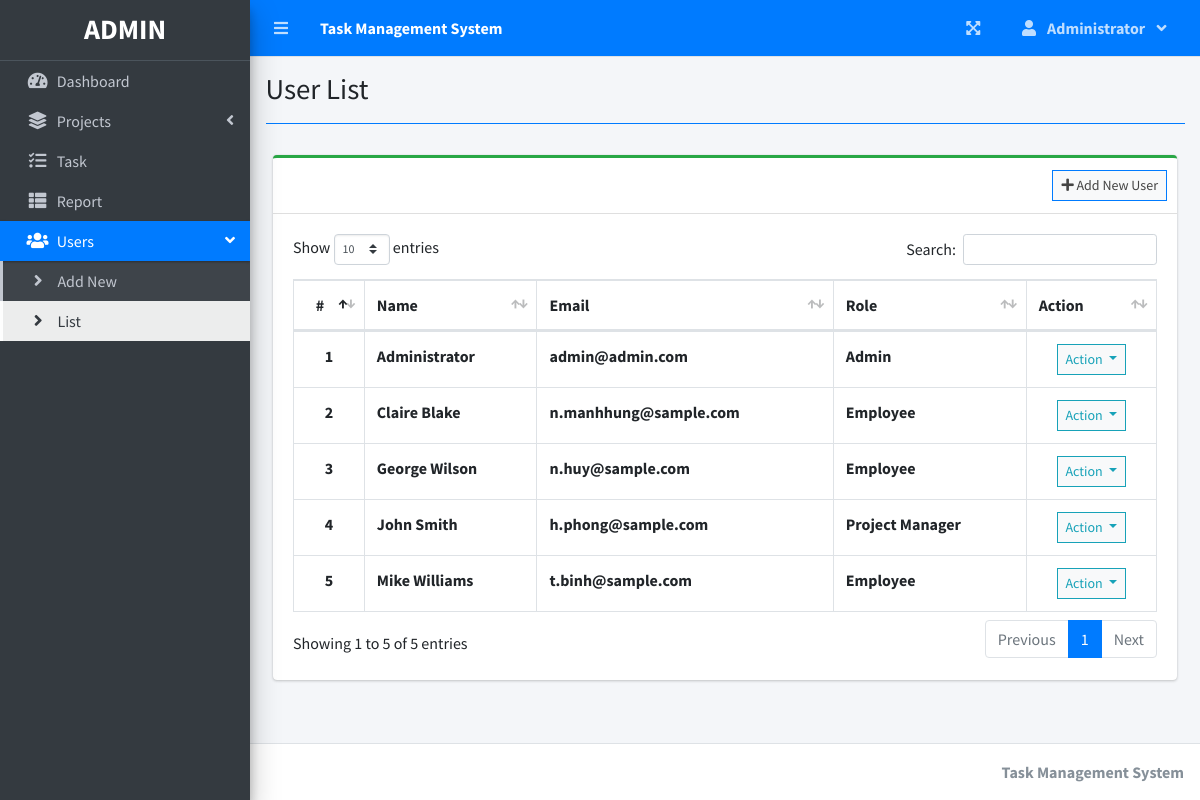
The page /index.php?page=user_list (signed in) on the database its author committed.
### tables this page shows
CREATE TABLE `users` (
  `id` int(30) NOT NULL,
  `firstname` varchar(200) NOT NULL,
  `lastname` varchar(200) NOT NULL,
  `email` varchar(200) NOT NULL,
  `password` text NOT NULL,
  `type` tinyint(1) NOT NULL DEFAULT 2 COMMENT '1 = admin, 2 = manager, 3 = employee',
  `avatar` text NOT NULL DEFAULT 'no-image-available.png',
  `date_created` datetime NOT NULL DEFAULT current_timestamp()
);

### user_list.php (the view, shortened to what this page needs)
<?php include'db_connect.php' ?>
<div class="col-lg-12">
	<div class="card card-outline card-success">
		<div class="card-header">
			<div class="card-tools">
				<a class="btn btn-block btn-sm btn-default btn-flat border-primary" href="./index.php?page=new_user"><i class="fa fa-plus"></i> Add New User</a>
			</div>
		</div>
		<div class="card-body">
			<table class="table tabe-hover table-bordered" id="list">
				<thead>
					<tr>
						<th class="text-center">#</th>
						<th>Name</th>
						<th>Email</th>
						<th>Role</th>
						<th>Action</th>
					</tr>
				</thead>
				<tbody>
					<?php
					$i = 1;
					$type = array('',"Admin","Project Manager","Employee");
					$qry = $conn->query("SELECT *,concat(firstname,' ',lastname) as name FROM users order by concat(firstname,' ',lastname) asc");
					while($row= $qry->fetch_assoc()):
					?>
					<tr>
						<th class="text-center"><?php echo $i++ ?></th>
						<td><b><?php echo ucwords($row['name']) ?></b></td>
						<td><b><?php echo $row['email'] ?></b></td>
						<td><b><?php echo $type[$row['type']] ?></b></td>
						<td class="text-center">
							<button type="button" class="btn btn-default btn-sm btn-flat border-info wave-effect text-info dropdown-toggle" data-toggle="dropdown" aria-expanded="true">
		                      Action
		                    </button>
						</td>
					</tr>
				<?php endwhile; ?>
				</tbody>
			</table>
		</div>
	</div>
</div>

### index.php (shortened to what this page needs)
<!DOCTYPE html>
<html lang="en">
<?php
	include 'header.php'
?>
<body class="hold-transition sidebar-mini layout-fixed layout-navbar-fixed layout-footer-fixed">
<div class="wrapper">
  <?php include 'topbar.php' ?>
  <?php include 'sidebar.php' ?>
  <div class="content-wrapper">
    <div class="content-header">
      <div class="container-fluid">
        <div class="row mb-2">
          <div class="col-sm-6">
            <h1 class="m-0"><?php echo $title ?></h1>
          </div>
        </div>
            <hr class="border-primary">
      </div>
    </div>
    <section class="content">
      <div class="container-fluid">
         <?php
            $page = isset($_GET['page']) ? $_GET['page'] : 'home';
            if(!file_exists($page.".php")){
                include '404.html';
            }else{
            include $page.'.php';
            }
          ?>
      </div>
    </section>
  </div>
  <footer class="main-footer">
    <div class="float-right d-none d-sm-inline-block">
      <b><?php echo $_SESSION['system']['name'] ?></b>
    </div>
  </footer>
</div>
</body>
</html>

### header.php (shortened to what this page needs)
<head>
  <?php
  $title = isset($_GET['page']) ? ucwords(str_replace("_", ' ', $_GET['page'])) : "Home";
  ?>
  <link rel="stylesheet" href="assets/plugins/fontawesome-free/css/all.min.css">
  <link rel="stylesheet" href="assets/plugins/overlayScrollbars/css/OverlayScrollbars.min.css">
  <link rel="stylesheet" href="assets/plugins/datatables-bs4/css/dataTables.bootstrap4.min.css">
  <link rel="stylesheet" href="assets/plugins/datatables-responsive/css/responsive.bootstrap4.min.css">
  <link rel="stylesheet" href="assets/plugins/datatables-buttons/css/buttons.bootstrap4.min.css">
  <link rel="stylesheet" href="assets/plugins/select2/css/select2.min.css">
  <link rel="stylesheet" href="assets/plugins/select2-bootstrap4-theme/select2-bootstrap4.min.css">
  <link rel="stylesheet" href="assets/plugins/sweetalert2-theme-bootstrap-4/bootstrap-4.min.css">
  <link rel="stylesheet" href="assets/plugins/toastr/toastr.min.css">
  <link rel="stylesheet" href="assets/plugins/dropzone/min/dropzone.min.css">
  <link rel="stylesheet" href="assets/dist/css/jquery.datetimepicker.min.css">
  <link rel="stylesheet" href="assets/plugins/icheck-bootstrap/icheck-bootstrap.min.css">
  <link rel="stylesheet" href="assets/plugins/bootstrap4-toggle/css/bootstrap4-toggle.min.css">
  <link rel="stylesheet" href="assets/dist/css/adminlte.min.css">
  <link rel="stylesheet" href="assets/dist/css/styles.css">
  <link rel="stylesheet" href="assets/plugins/summernote/summernote-bs4.min.css">
</head>

### topbar.php (shortened to what this page needs)
<nav class="main-header navbar navbar-expand navbar-primary navbar-dark ">
  <ul class="navbar-nav">
    <?php if(isset($_SESSION['login_id'])): ?>
    <li class="nav-item">
      <a class="nav-link" data-widget="pushmenu" href="" role="button"><i class="fas fa-bars"></i></a>
    </li>
  <?php endif; ?>
    <li>
      <a class="nav-link text-white"  href="./" role="button"> <large><b><?php echo $_SESSION['system']['name'] ?></b></large></a>
    </li>
  </ul>
  <ul class="navbar-nav ml-auto">
    <li class="nav-item">
      <a class="nav-link" data-widget="fullscreen" href="#" role="button">
        <i class="fas fa-expand-arrows-alt"></i>
      </a>
    </li>
   <li class="nav-item dropdown">
          <a class="nav-link"  data-toggle="dropdown" aria-expanded="true" href="javascript:void(0)">
            <span>
              <div class="d-felx badge-pill">
                <span class="fa fa-user mr-2"></span>
                <span><b><?php echo ucwords($_SESSION['login_firstname']) ?></b></span>
                <span class="fa fa-angle-down ml-2"></span>
              </div>
            </span>
          </a>
    </li>
  </ul>
</nav>

### sidebar.php (shortened to what this page needs)
<aside class="main-sidebar sidebar-dark-primary elevation-4">
  <div class="dropdown">
 	<a href="./" class="brand-link">
      <?php if($_SESSION['login_type'] == 1): ?>
      <h3 class="text-center p-0 m-0"><b>ADMIN</b></h3>
      <?php else: ?>
      <h3 class="text-center p-0 m-0"><b>USER</b></h3>
      <?php endif; ?>
  </a>
  </div>
  <div class="sidebar pb-4 mb-4">
    <nav class="mt-2">
      <ul class="nav nav-pills nav-sidebar flex-column nav-flat" data-widget="treeview" role="menu" data-accordion="false">
        <li class="nav-item dropdown">
          <a href="./" class="nav-link nav-home">
            <i class="nav-icon fas fa-tachometer-alt"></i>
            <p>
              Dashboard
            </p>
          </a>
        </li>
        <li class="nav-item">
          <a href="#" class="nav-link nav-edit_project nav-view_project">
            <i class="nav-icon fas fa-layer-group"></i>
            <p>
              Projects
              <i class="right fas fa-angle-left"></i>
            </p>
          </a>
        </li>
        <li class="nav-item">
              <a href="./index.php?page=task_list" class="nav-link nav-task_list">
                <i class="fas fa-tasks nav-icon"></i>
                <p>Task</p>
              </a>
        </li>
        <?php if($_SESSION['login_type'] != 3): ?>
         <li class="nav-item">
              <a href="./index.php?page=reports" class="nav-link nav-reports">
                <i class="fas fa-th-list nav-icon"></i>
                <p>Report</p>
              </a>
        </li>
        <?php endif; ?>
        <?php if($_SESSION['login_type'] == 1): ?>
        <li class="nav-item">
          <a href="#" class="nav-link nav-edit_user">
            <i class="nav-icon fas fa-users"></i>
            <p>
              Users
              <i class="right fas fa-angle-left"></i>
            </p>
          </a>
          <ul class="nav nav-treeview">
            <li class="nav-item">
              <a href="./index.php?page=new_user" class="nav-link nav-new_user tree-item">
                <i class="fas fa-angle-right nav-icon"></i>
                <p>Add New</p>
              </a>
            </li>
            <li class="nav-item">
              <a href="./index.php?page=user_list" class="nav-link nav-user_list tree-item">
                <i class="fas fa-angle-right nav-icon"></i>
                <p>List</p>
              </a>
            </li>
          </ul>
        </li>
      <?php endif; ?>
      </ul>
    </nav>
  </div>
</aside>

### rows shown on the page
users: name "Administrator", email "admin@admin.com", type "Admin"
users: name "Claire Blake", email "n.manhhung@sample.com", type "Employee"
users: name "George Wilson", email "n.huy@sample.com", type "Employee"
users: name "John Smith", email "h.phong@sample.com", type "Project Manager"
users: name "Mike Williams", email "t.binh@sample.com", type "Employee"

### other values the page prints
$_SESSION['system']['name'] "Task Management System"
$_SESSION['login_firstname'] "Administrator"
$title "User List"
